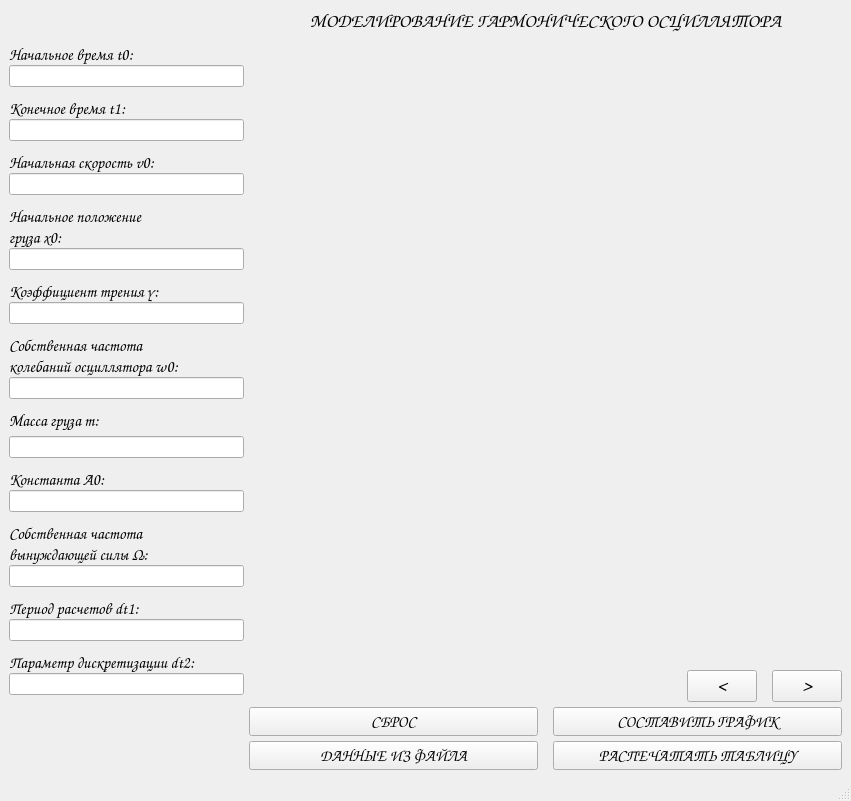
<?xml version="1.0" encoding="UTF-8"?>
<ui version="4.0">
 <class>MainWindow</class>
 <widget class="QMainWindow" name="MainWindow">
  <property name="geometry">
   <rect>
    <x>0</x>
    <y>0</y>
    <width>851</width>
    <height>801</height>
   </rect>
  </property>
  <property name="windowTitle">
   <string>MainWindow</string>
  </property>
  <widget class="QWidget" name="centralwidget">
   <layout class="QGridLayout" name="gridLayout" rowstretch="0,15,0,1" columnstretch="3,14">
    <property name="spacing">
     <number>5</number>
    </property>
    <item row="3" column="1">
     <layout class="QVBoxLayout" name="verticalLayout" stretch="3,3">
      <item>
       <layout class="QHBoxLayout" name="horizontalLayout_buttons" stretch="1,0,1">
        <item>
         <widget class="QPushButton" name="pushButton_reset">
          <property name="sizePolicy">
           <sizepolicy hsizetype="Minimum" vsizetype="Fixed">
            <horstretch>0</horstretch>
            <verstretch>0</verstretch>
           </sizepolicy>
          </property>
          <property name="minimumSize">
           <size>
            <width>250</width>
            <height>0</height>
           </size>
          </property>
          <property name="font">
           <font>
            <family>Comic Sans MS</family>
            <pointsize>12</pointsize>
            <weight>50</weight>
            <bold>false</bold>
           </font>
          </property>
          <property name="text">
           <string>СБРОС</string>
          </property>
         </widget>
        </item>
        <item>
         <spacer name="horizontalSpacer">
          <property name="sizeHint" stdset="0">
           <size>
            <width>10</width>
            <height>20</height>
           </size>
          </property>
         </spacer>
        </item>
        <item>
         <widget class="QPushButton" name="pushButton_graph">
          <property name="sizePolicy">
           <sizepolicy hsizetype="Minimum" vsizetype="Fixed">
            <horstretch>0</horstretch>
            <verstretch>0</verstretch>
           </sizepolicy>
          </property>
          <property name="minimumSize">
           <size>
            <width>250</width>
            <height>0</height>
           </size>
          </property>
          <property name="font">
           <font>
            <family>Comic Sans MS</family>
            <pointsize>12</pointsize>
            <weight>50</weight>
            <bold>false</bold>
           </font>
          </property>
          <property name="text">
           <string>СОСТАВИТЬ ГРАФИК</string>
          </property>
         </widget>
        </item>
       </layout>
      </item>
      <item>
       <layout class="QHBoxLayout" name="horizontalLayout" stretch="1,0,1">
        <item>
         <widget class="QPushButton" name="pushButton_fileData">
          <property name="minimumSize">
           <size>
            <width>250</width>
            <height>0</height>
           </size>
          </property>
          <property name="font">
           <font>
            <family>Comic Sans MS</family>
            <pointsize>12</pointsize>
           </font>
          </property>
          <property name="text">
           <string>ДАННЫЕ ИЗ ФАЙЛА</string>
          </property>
         </widget>
        </item>
        <item>
         <spacer name="horizontalSpacer_2">
          <property name="sizeHint" stdset="0">
           <size>
            <width>10</width>
            <height>20</height>
           </size>
          </property>
         </spacer>
        </item>
        <item>
         <widget class="QPushButton" name="pushButton_print">
          <property name="sizePolicy">
           <sizepolicy hsizetype="Minimum" vsizetype="Fixed">
            <horstretch>0</horstretch>
            <verstretch>0</verstretch>
           </sizepolicy>
          </property>
          <property name="minimumSize">
           <size>
            <width>250</width>
            <height>0</height>
           </size>
          </property>
          <property name="font">
           <font>
            <family>Comic Sans MS</family>
            <pointsize>12</pointsize>
           </font>
          </property>
          <property name="text">
           <string>РАСПЕЧАТАТЬ ТАБЛИЦУ</string>
          </property>
         </widget>
        </item>
       </layout>
      </item>
     </layout>
    </item>
    <item row="1" column="1">
     <layout class="QVBoxLayout" name="verticalLayout_graph">
      <item>
       <widget class="QLabel" name="label_graph">
        <property name="text">
         <string/>
        </property>
       </widget>
      </item>
     </layout>
    </item>
    <item row="3" column="0">
     <layout class="QVBoxLayout" name="verticalLayout_2">
      <item>
       <spacer name="horizontalSpacer_6">
        <property name="sizeHint" stdset="0">
         <size>
          <width>40</width>
          <height>20</height>
         </size>
        </property>
       </spacer>
      </item>
     </layout>
    </item>
    <item row="2" column="1">
     <layout class="QHBoxLayout" name="horizontalLayout_2" stretch="10,1,0,1">
      <item>
       <spacer name="horizontalSpacer_3">
        <property name="sizeHint" stdset="0">
         <size>
          <width>40</width>
          <height>20</height>
         </size>
        </property>
       </spacer>
      </item>
      <item>
       <widget class="QPushButton" name="pushButton_left_arrow">
        <property name="sizePolicy">
         <sizepolicy hsizetype="Ignored" vsizetype="Fixed">
          <horstretch>0</horstretch>
          <verstretch>0</verstretch>
         </sizepolicy>
        </property>
        <property name="minimumSize">
         <size>
          <width>70</width>
          <height>0</height>
         </size>
        </property>
        <property name="font">
         <font>
          <family>Comic Sans MS</family>
          <pointsize>14</pointsize>
          <weight>50</weight>
          <bold>false</bold>
         </font>
        </property>
        <property name="text">
         <string>&lt;</string>
        </property>
       </widget>
      </item>
      <item>
       <spacer name="horizontalSpacer_4">
        <property name="sizeHint" stdset="0">
         <size>
          <width>10</width>
          <height>20</height>
         </size>
        </property>
       </spacer>
      </item>
      <item>
       <widget class="QPushButton" name="pushButton_right_arrow">
        <property name="sizePolicy">
         <sizepolicy hsizetype="Ignored" vsizetype="Fixed">
          <horstretch>0</horstretch>
          <verstretch>0</verstretch>
         </sizepolicy>
        </property>
        <property name="minimumSize">
         <size>
          <width>70</width>
          <height>0</height>
         </size>
        </property>
        <property name="font">
         <font>
          <family>Comic Sans MS</family>
          <pointsize>14</pointsize>
          <weight>50</weight>
          <bold>false</bold>
         </font>
        </property>
        <property name="text">
         <string>&gt;</string>
        </property>
       </widget>
      </item>
     </layout>
    </item>
    <item row="0" column="0">
     <layout class="QVBoxLayout" name="verticalLayout_4">
      <item>
       <spacer name="horizontalSpacer_7">
        <property name="sizeHint" stdset="0">
         <size>
          <width>40</width>
          <height>20</height>
         </size>
        </property>
       </spacer>
      </item>
     </layout>
    </item>
    <item row="1" column="0" rowspan="2">
     <layout class="QVBoxLayout" name="verticalLayout_input_fields">
      <property name="spacing">
       <number>5</number>
      </property>
      <item>
       <layout class="QVBoxLayout" name="verticalLayout_t0">
        <property name="spacing">
         <number>0</number>
        </property>
        <property name="sizeConstraint">
         <enum>QLayout::SetDefaultConstraint</enum>
        </property>
        <item>
         <widget class="QLabel" name="label_t0">
          <property name="sizePolicy">
           <sizepolicy hsizetype="Preferred" vsizetype="Maximum">
            <horstretch>0</horstretch>
            <verstretch>0</verstretch>
           </sizepolicy>
          </property>
          <property name="font">
           <font>
            <family>Comic Sans MS</family>
            <pointsize>12</pointsize>
           </font>
          </property>
          <property name="text">
           <string>Начальное время t0:</string>
          </property>
         </widget>
        </item>
        <item>
         <widget class="QLineEdit" name="lineEdit_t0">
          <property name="minimumSize">
           <size>
            <width>235</width>
            <height>0</height>
           </size>
          </property>
          <property name="maximumSize">
           <size>
            <width>235</width>
            <height>16777215</height>
           </size>
          </property>
         </widget>
        </item>
       </layout>
      </item>
      <item>
       <layout class="QVBoxLayout" name="verticalLayout_t1">
        <property name="spacing">
         <number>0</number>
        </property>
        <item>
         <widget class="QLabel" name="label_t1">
          <property name="sizePolicy">
           <sizepolicy hsizetype="Preferred" vsizetype="Maximum">
            <horstretch>0</horstretch>
            <verstretch>0</verstretch>
           </sizepolicy>
          </property>
          <property name="font">
           <font>
            <family>Comic Sans MS</family>
            <pointsize>12</pointsize>
           </font>
          </property>
          <property name="text">
           <string>Конечное время t1:</string>
          </property>
         </widget>
        </item>
        <item>
         <widget class="QLineEdit" name="lineEdit_t1">
          <property name="minimumSize">
           <size>
            <width>235</width>
            <height>0</height>
           </size>
          </property>
          <property name="maximumSize">
           <size>
            <width>235</width>
            <height>16777215</height>
           </size>
          </property>
         </widget>
        </item>
       </layout>
      </item>
      <item>
       <layout class="QVBoxLayout" name="verticalLayout_v0">
        <property name="spacing">
         <number>0</number>
        </property>
        <item>
         <widget class="QLabel" name="label_v0">
          <property name="sizePolicy">
           <sizepolicy hsizetype="Preferred" vsizetype="Maximum">
            <horstretch>0</horstretch>
            <verstretch>0</verstretch>
           </sizepolicy>
          </property>
          <property name="font">
           <font>
            <family>Comic Sans MS</family>
            <pointsize>12</pointsize>
           </font>
          </property>
          <property name="text">
           <string>Начальная скорость v0:</string>
          </property>
         </widget>
        </item>
        <item>
         <widget class="QLineEdit" name="lineEdit_v0">
          <property name="minimumSize">
           <size>
            <width>235</width>
            <height>0</height>
           </size>
          </property>
          <property name="maximumSize">
           <size>
            <width>235</width>
            <height>16777215</height>
           </size>
          </property>
         </widget>
        </item>
       </layout>
      </item>
      <item>
       <layout class="QVBoxLayout" name="verticalLayout_x0">
        <property name="spacing">
         <number>0</number>
        </property>
        <item>
         <widget class="QLabel" name="label_x0">
          <property name="sizePolicy">
           <sizepolicy hsizetype="Preferred" vsizetype="Maximum">
            <horstretch>0</horstretch>
            <verstretch>0</verstretch>
           </sizepolicy>
          </property>
          <property name="font">
           <font>
            <family>Comic Sans MS</family>
            <pointsize>12</pointsize>
           </font>
          </property>
          <property name="text">
           <string>Начальное положение</string>
          </property>
         </widget>
        </item>
        <item>
         <widget class="QLabel" name="label_x0_2">
          <property name="sizePolicy">
           <sizepolicy hsizetype="Preferred" vsizetype="Maximum">
            <horstretch>0</horstretch>
            <verstretch>0</verstretch>
           </sizepolicy>
          </property>
          <property name="font">
           <font>
            <family>Comic Sans MS</family>
            <pointsize>12</pointsize>
           </font>
          </property>
          <property name="text">
           <string>груза x0:</string>
          </property>
         </widget>
        </item>
        <item>
         <widget class="QLineEdit" name="lineEdit_x0">
          <property name="minimumSize">
           <size>
            <width>235</width>
            <height>0</height>
           </size>
          </property>
          <property name="maximumSize">
           <size>
            <width>235</width>
            <height>16777215</height>
           </size>
          </property>
         </widget>
        </item>
       </layout>
      </item>
      <item>
       <layout class="QVBoxLayout" name="verticalLayout_gamma">
        <property name="spacing">
         <number>0</number>
        </property>
        <item>
         <widget class="QLabel" name="label_gamma">
          <property name="sizePolicy">
           <sizepolicy hsizetype="Preferred" vsizetype="Maximum">
            <horstretch>0</horstretch>
            <verstretch>0</verstretch>
           </sizepolicy>
          </property>
          <property name="font">
           <font>
            <family>Comic Sans MS</family>
            <pointsize>12</pointsize>
           </font>
          </property>
          <property name="text">
           <string>Коэффициент трения γ:</string>
          </property>
         </widget>
        </item>
        <item>
         <widget class="QLineEdit" name="lineEdit_gamma">
          <property name="minimumSize">
           <size>
            <width>235</width>
            <height>0</height>
           </size>
          </property>
          <property name="maximumSize">
           <size>
            <width>235</width>
            <height>16777215</height>
           </size>
          </property>
         </widget>
        </item>
       </layout>
      </item>
      <item>
       <layout class="QVBoxLayout" name="verticalLayout_omega0">
        <property name="spacing">
         <number>0</number>
        </property>
        <item>
         <widget class="QLabel" name="label_omega0">
          <property name="sizePolicy">
           <sizepolicy hsizetype="Preferred" vsizetype="Maximum">
            <horstretch>0</horstretch>
            <verstretch>0</verstretch>
           </sizepolicy>
          </property>
          <property name="font">
           <font>
            <family>Comic Sans MS</family>
            <pointsize>12</pointsize>
           </font>
          </property>
          <property name="text">
           <string>Собственная частота</string>
          </property>
         </widget>
        </item>
        <item>
         <widget class="QLabel" name="label_omega0_2">
          <property name="sizePolicy">
           <sizepolicy hsizetype="Preferred" vsizetype="Maximum">
            <horstretch>0</horstretch>
            <verstretch>0</verstretch>
           </sizepolicy>
          </property>
          <property name="maximumSize">
           <size>
            <width>230</width>
            <height>16777215</height>
           </size>
          </property>
          <property name="font">
           <font>
            <family>Comic Sans MS</family>
            <pointsize>12</pointsize>
           </font>
          </property>
          <property name="text">
           <string>колебаний осциллятора ω0:</string>
          </property>
         </widget>
        </item>
        <item>
         <widget class="QLineEdit" name="lineEdit_omega0">
          <property name="minimumSize">
           <size>
            <width>235</width>
            <height>0</height>
           </size>
          </property>
          <property name="maximumSize">
           <size>
            <width>235</width>
            <height>16777215</height>
           </size>
          </property>
         </widget>
        </item>
       </layout>
      </item>
      <item>
       <layout class="QVBoxLayout" name="verticalLayout_m">
        <item>
         <widget class="QLabel" name="label_m">
          <property name="sizePolicy">
           <sizepolicy hsizetype="Preferred" vsizetype="Maximum">
            <horstretch>0</horstretch>
            <verstretch>0</verstretch>
           </sizepolicy>
          </property>
          <property name="font">
           <font>
            <family>Comic Sans MS</family>
            <pointsize>12</pointsize>
           </font>
          </property>
          <property name="text">
           <string>Масса груза m:</string>
          </property>
         </widget>
        </item>
        <item>
         <widget class="QLineEdit" name="lineEdit_m">
          <property name="minimumSize">
           <size>
            <width>235</width>
            <height>0</height>
           </size>
          </property>
          <property name="maximumSize">
           <size>
            <width>235</width>
            <height>16777215</height>
           </size>
          </property>
         </widget>
        </item>
       </layout>
      </item>
      <item>
       <layout class="QVBoxLayout" name="verticalLayout_a0">
        <property name="spacing">
         <number>0</number>
        </property>
        <item>
         <widget class="QLabel" name="label_a0">
          <property name="sizePolicy">
           <sizepolicy hsizetype="Preferred" vsizetype="Maximum">
            <horstretch>0</horstretch>
            <verstretch>0</verstretch>
           </sizepolicy>
          </property>
          <property name="font">
           <font>
            <family>Comic Sans MS</family>
            <pointsize>12</pointsize>
           </font>
          </property>
          <property name="text">
           <string>Константа A0:</string>
          </property>
         </widget>
        </item>
        <item>
         <widget class="QLineEdit" name="lineEdit_a0">
          <property name="minimumSize">
           <size>
            <width>235</width>
            <height>0</height>
           </size>
          </property>
          <property name="maximumSize">
           <size>
            <width>235</width>
            <height>16777215</height>
           </size>
          </property>
         </widget>
        </item>
       </layout>
      </item>
      <item>
       <layout class="QVBoxLayout" name="verticalLayout_OMEGA">
        <property name="spacing">
         <number>0</number>
        </property>
        <item>
         <widget class="QLabel" name="label_OMEGA">
          <property name="sizePolicy">
           <sizepolicy hsizetype="Preferred" vsizetype="Maximum">
            <horstretch>0</horstretch>
            <verstretch>0</verstretch>
           </sizepolicy>
          </property>
          <property name="font">
           <font>
            <family>Comic Sans MS</family>
            <pointsize>12</pointsize>
           </font>
          </property>
          <property name="text">
           <string>Собственная частота</string>
          </property>
         </widget>
        </item>
        <item>
         <widget class="QLabel" name="label_OMEGA_2">
          <property name="sizePolicy">
           <sizepolicy hsizetype="Preferred" vsizetype="Maximum">
            <horstretch>0</horstretch>
            <verstretch>0</verstretch>
           </sizepolicy>
          </property>
          <property name="font">
           <font>
            <family>Comic Sans MS</family>
            <pointsize>12</pointsize>
           </font>
          </property>
          <property name="text">
           <string>вынуждающей силы Ω:</string>
          </property>
         </widget>
        </item>
        <item>
         <widget class="QLineEdit" name="lineEdit_OMEGA">
          <property name="minimumSize">
           <size>
            <width>235</width>
            <height>0</height>
           </size>
          </property>
          <property name="maximumSize">
           <size>
            <width>235</width>
            <height>16777215</height>
           </size>
          </property>
         </widget>
        </item>
       </layout>
      </item>
      <item>
       <layout class="QVBoxLayout" name="verticalLayout_dt1">
        <property name="spacing">
         <number>0</number>
        </property>
        <item>
         <widget class="QLabel" name="label_dt1">
          <property name="sizePolicy">
           <sizepolicy hsizetype="Preferred" vsizetype="Maximum">
            <horstretch>0</horstretch>
            <verstretch>0</verstretch>
           </sizepolicy>
          </property>
          <property name="font">
           <font>
            <family>Comic Sans MS</family>
            <pointsize>12</pointsize>
           </font>
          </property>
          <property name="text">
           <string>Период расчетов dt1:</string>
          </property>
         </widget>
        </item>
        <item>
         <widget class="QLineEdit" name="lineEdit_dt1">
          <property name="minimumSize">
           <size>
            <width>235</width>
            <height>0</height>
           </size>
          </property>
          <property name="maximumSize">
           <size>
            <width>235</width>
            <height>16777215</height>
           </size>
          </property>
         </widget>
        </item>
       </layout>
      </item>
      <item>
       <layout class="QVBoxLayout" name="verticalLayout_dt2">
        <property name="spacing">
         <number>0</number>
        </property>
        <item>
         <widget class="QLabel" name="label_dt2">
          <property name="sizePolicy">
           <sizepolicy hsizetype="Preferred" vsizetype="Maximum">
            <horstretch>0</horstretch>
            <verstretch>0</verstretch>
           </sizepolicy>
          </property>
          <property name="font">
           <font>
            <family>Comic Sans MS</family>
            <pointsize>12</pointsize>
           </font>
          </property>
          <property name="text">
           <string>Параметр дискретизации dt2:</string>
          </property>
         </widget>
        </item>
        <item>
         <widget class="QLineEdit" name="lineEdit_dt2">
          <property name="minimumSize">
           <size>
            <width>235</width>
            <height>0</height>
           </size>
          </property>
          <property name="maximumSize">
           <size>
            <width>235</width>
            <height>16777215</height>
           </size>
          </property>
          <property name="baseSize">
           <size>
            <width>300</width>
            <height>0</height>
           </size>
          </property>
         </widget>
        </item>
       </layout>
      </item>
     </layout>
    </item>
    <item row="0" column="1">
     <layout class="QHBoxLayout" name="horizontalLayout_3" stretch="8">
      <property name="sizeConstraint">
       <enum>QLayout::SetDefaultConstraint</enum>
      </property>
      <item>
       <widget class="QLabel" name="label_program_name">
        <property name="font">
         <font>
          <family>Comic Sans MS</family>
          <pointsize>14</pointsize>
          <weight>50</weight>
          <bold>false</bold>
         </font>
        </property>
        <property name="text">
         <string>МОДЕЛИРОВАНИЕ ГАРМОНИЧЕСКОГО ОСЦИЛЛЯТОРА</string>
        </property>
        <property name="alignment">
         <set>Qt::AlignHCenter|Qt::AlignTop</set>
        </property>
       </widget>
      </item>
     </layout>
    </item>
   </layout>
  </widget>
  <widget class="QMenuBar" name="menubar">
   <property name="geometry">
    <rect>
     <x>0</x>
     <y>0</y>
     <width>851</width>
     <height>21</height>
    </rect>
   </property>
  </widget>
  <widget class="QStatusBar" name="statusbar"/>
 </widget>
 <resources/>
 <connections/>
</ui>
